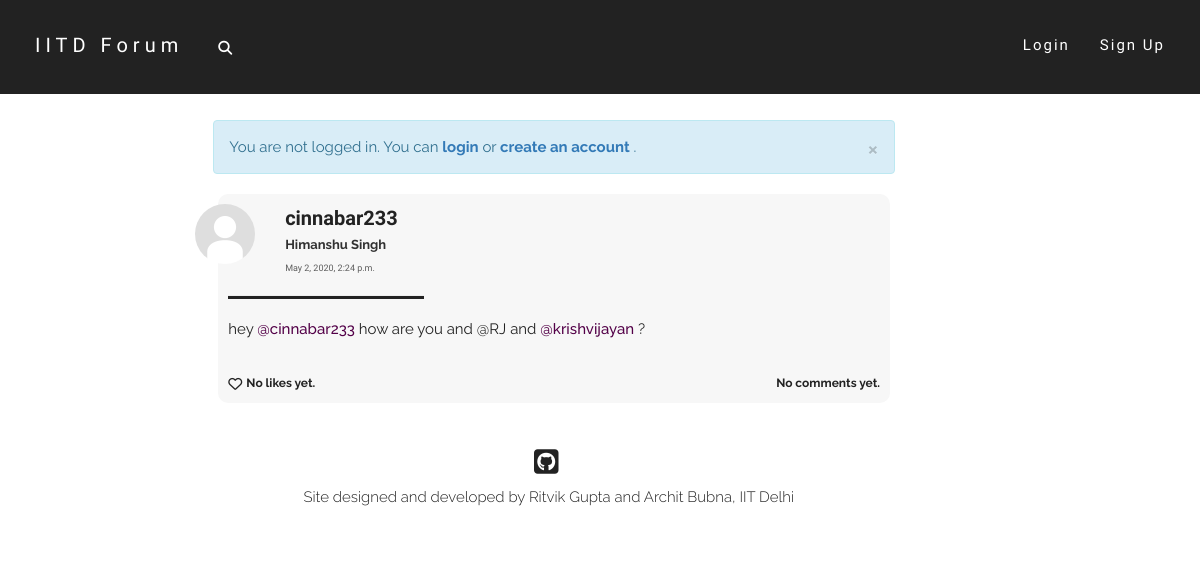
The page /post/12/ on the database as committed earlier.
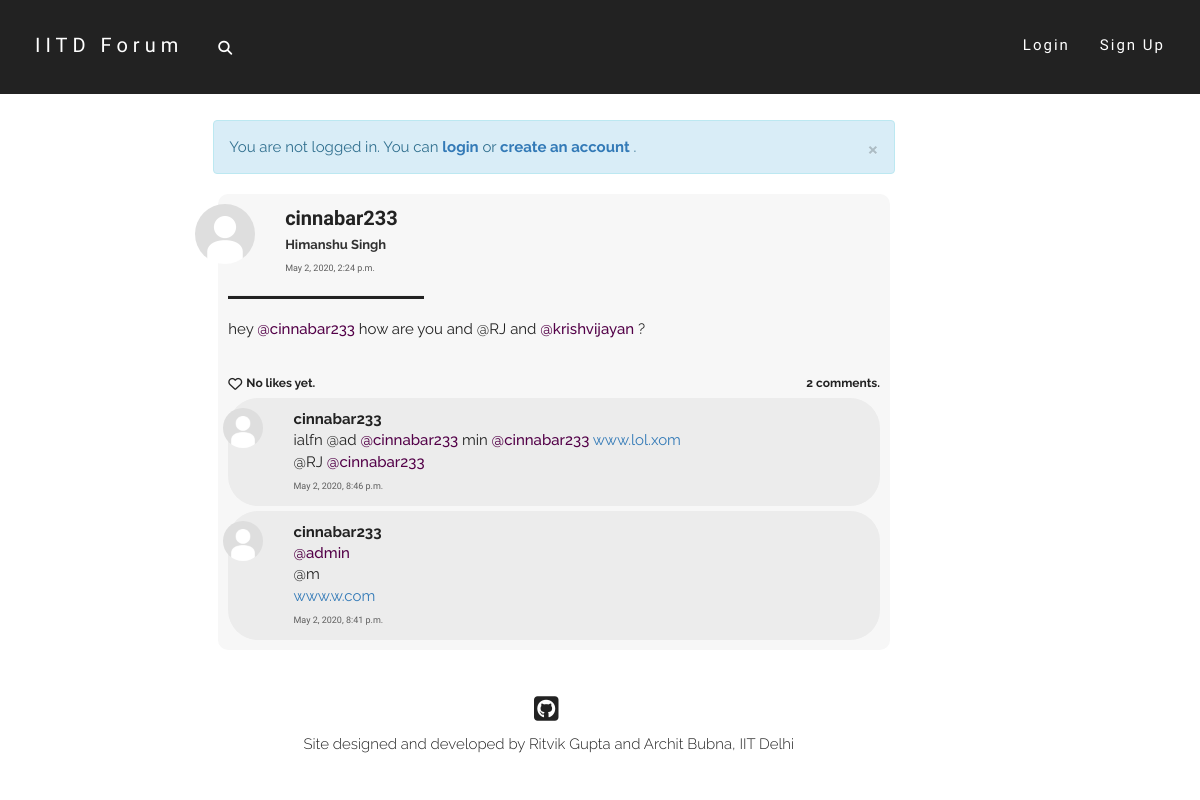
The same page on the database as committed later.
### post/models.py (models this page shows, shortened)
class Post(models.Model):
    text = models.TextField(max_length = 5000)
    author = models.ForeignKey(User, on_delete = models.CASCADE)
    pub_date = models.DateTimeField(default = timezone.now())

class Comment(models.Model):
    parent_post = models.ForeignKey(Post, on_delete = models.CASCADE)
    text = models.CharField(max_length = 500)
    author = models.ForeignKey(User, on_delete = models.CASCADE)
    pub_date = models.DateTimeField(default = timezone.now())

### users/models.py (models this page shows, shortened)
class Profile(models.Model):
    parent_user = models.OneToOneField(User, on_delete=models.CASCADE)
    date_of_birth = models.DateField()
    first_name = models.CharField(max_length=50)
    last_name = models.CharField(max_length=50)
    gender = models.CharField(max_length=100, default="Male")
    dept = models.CharField(max_length=100, default="None")
    hostel = models.CharField(max_length=100, default="None")
    image = models.ImageField(default='default.jpg',upload_to='profile-pics')
    bio = models.TextField(default='', max_length=200)
    def full_name(self):
        return self.first_name + ' ' + self.last_name

### post/views.py (the view)
# urls.py: path('<int:post_id>/', views.post_view, name='post_view'),
def post_view(request, post_id):
    try:
        post = Post.objects.get(id=post_id)
    except Post.DoesNotExist:
        raise Http404("ERROR 404: Post does not exist")
    comments = post.comment_set.order_by('-pub_date')
    return render(request, 'post/post_view.html', {'post': post, 'comments': comments, 'title':'Post by '+post.author.username})

### post/templates/post/post_view.html (shortened to what the changed rows need)
{% extends "post/base.html" %}
{% load post_filters %}
{% block content %}
<div class="home-post-div">
    <div class="row">
        <div class="col-md-1">
            <img class="img-circle profile-pic" width=60 height=60 src="{{ post.author.profile.image.url }}" alt="default.jpg">
        </div>
        <div class="col-md-10">
            <a href="{% url 'users:profile_view' post.author.username %}" class="post-head">
                <font class="username-font">
                    <b>{{post.author.username}}</b>
                </font>
                <br>
                <font class="name-font">
                    {{post.author.profile.full_name}}
                </font>
            </a>
            <br>
            <font class="date-font">
                {{post.pub_date}}
            </font>
        </div>
    </div>
    <font class="post-content-font">
        <div class="content-div">
            {{post.text|urlize|linebreaks|tagize|safe}}
        </div>
    </font>
    <br>
    <div class="like-wrapper">
        {% if request.user in post.postlike.likers.all %}
            <div class="like-button-wrapper">
                <i class="fa fa-heart liked like-button" aria-hidden="true" id="like{{ post.id }}" data-catid="{{ post.id }}"></i>
            </div>
            <a href="#" data-toggle="modal" data-target="#like-modal-{{post.id}}" target="_blank">
                <div class="likes-count like-count-font" id="likes-count{{ post.id }}" data-catid="{{post.postlike.likers.count}}">
                    {% if post.postlike.likers.count == 1 %}
                        You liked this post.
                    {% elif post.postlike.likers.count == 2 %}
                        You and one other liked this post.
                    {% else %}
                        You and {{ post.postlike.likers.count|add:"-1" }} others liked this post.
                    {% endif %}
                </div>
            </a>
        {% else %}
            <div class="like-button-wrapper">
                {% if request.user.is_authenticated %}
                    <i class="fa fa-heart-o likes like-button" aria-hidden="true" id="like{{ post.id }}" data-catid="{{ post.id }}"></i>
                {% else %}
                    <a href="{% url 'login' %}"><i class="fa fa-heart-o likes like-button" aria-hidden="true" id="like{{ post.id }}" data-catid="{{ post.id }}"></i></a>
                {% endif %}
            </div>
            <a href="#" data-toggle="modal" data-target="#like-modal-{{post.id}}" target="_blank">
                <div class="likes-count like-count-font" id="likes-count{{ post.id }}" data-catid="{{post.postlike.likers.count}}">
                </div>
            </a>
        {% endif %}
        <div class="comments-count like-count-font">
            {% if post.comment_set.all|length == 0 %}
                No comments yet.
            {% elif post.comment_set.all|length == 1 %}
                1 comment.
            {% else %}
                {{post.comment_set.all|length}} comments.
            {% endif %}
        </div>
    </div>
    {% for comment in post.comment_set.all|dictsortreversed:"pub_date" %}
        <div id="comment-{{comment.id}}-div">
            <div class="comment-div">
                <div class="row">
                    <div class="col-md-1">
                        <img class="img-circle profile-pic" width=40 height=40 src="{{ comment.author.profile.image.url }}" alt="default.jpg">
                    </div>
                    <div class="col-md-10 content-div">
                        <a href="{% url 'users:profile_view' comment.author.username %}" class="post-head">
                        <font class="comment-username-font">
                            <b>{{comment.author.username}}</b>
                            </a>
                              {{comment.text|urlize|linebreaks|tagize|safe}}
                        <font class="date-font">
                            {{comment.pub_date}}
                        </font>
                    </div>
                    <div class="col-md-1 comment-delete-div">
                    </div>
                </div>
            </div>
        </div>
    {% endfor %}
</div>
{% endblock %}

Rows that differ between the two databases and show on the page:
shown differently, row unchanged: Post "hey @cinnabar233 how are you and @RJ and @krishvijayan ?": comment_set.all|length (not shown) → "2"
added Comment: author.profile.image (placeholder picture), author.username "cinnabar233", text|tagize "ialfn @ad @cinnabar233 min @cinnabar233 www.lol.xom @RJ @cinnabar233", pub_date "May 2, 2020, 8:46 p.m."
added Comment: author.profile.image (placeholder picture), author.username "cinnabar233", text|tagize "@admin @m www.w.com", pub_date "May 2, 2020, 8:41 p.m."
Other text that changed with them:
text no longer shown: "No comments yet."
text now shown: "comments."
